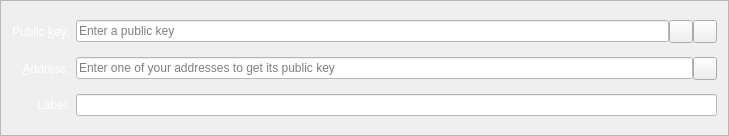
<?xml version="1.0" encoding="UTF-8"?>
<ui version="4.0">
 <class>MultisigAddressEntry</class>
 <widget class="QFrame" name="MultisigAddressEntry">
  <property name="geometry">
   <rect>
    <x>0</x>
    <y>0</y>
    <width>729</width>
    <height>136</height>
   </rect>
  </property>
  <property name="windowTitle">
   <string>Form</string>
  </property>
  <property name="styleSheet">
   <string notr="true">color: rgb(255, 255, 255);</string>
  </property>
  <property name="frameShape">
   <enum>QFrame::StyledPanel</enum>
  </property>
  <property name="frameShadow">
   <enum>QFrame::Sunken</enum>
  </property>
  <layout class="QGridLayout" name="gridLayout">
   <item row="0" column="0">
    <widget class="QLabel" name="pubkeyLabel">
     <property name="text">
      <string>Public &amp;key:</string>
     </property>
     <property name="alignment">
      <set>Qt::AlignRight|Qt::AlignTrailing|Qt::AlignVCenter</set>
     </property>
     <property name="buddy">
      <cstring>pubkey</cstring>
     </property>
    </widget>
   </item>
   <item row="0" column="1">
    <layout class="QHBoxLayout" name="pubkeyLayout">
     <property name="spacing">
      <number>0</number>
     </property>
     <item>
      <widget class="QValidatedLineEdit" name="pubkey">
       <property name="toolTip">
        <string>The public key of an address</string>
       </property>
       <property name="styleSheet">
        <string notr="true">background-color: rgb(255, 255, 255);
color: rgb(0, 0, 0);</string>
       </property>
       <property name="placeholderText">
        <string>Enter a public key</string>
       </property>
      </widget>
     </item>
     <item>
      <widget class="QToolButton" name="pasteButton">
       <property name="toolTip">
        <string>Paste public key from clipboard</string>
       </property>
       <property name="text">
        <string/>
       </property>
       <property name="icon">
        <iconset resource="../bitcoin.qrc">
         <normaloff>:/icons/editpaste</normaloff>:/icons/editpaste</iconset>
       </property>
       <property name="shortcut">
        <string>Alt+P</string>
       </property>
      </widget>
     </item>
     <item>
      <widget class="QToolButton" name="deleteButton">
       <property name="toolTip">
        <string>Remove this public key</string>
       </property>
       <property name="text">
        <string/>
       </property>
       <property name="icon">
        <iconset resource="../bitcoin.qrc">
         <normaloff>:/icons/remove</normaloff>:/icons/remove</iconset>
       </property>
      </widget>
     </item>
    </layout>
   </item>
   <item row="1" column="0">
    <widget class="QLabel" name="addressLabel">
     <property name="text">
      <string>&amp;Address:</string>
     </property>
     <property name="alignment">
      <set>Qt::AlignRight|Qt::AlignTrailing|Qt::AlignVCenter</set>
     </property>
     <property name="buddy">
      <cstring>address</cstring>
     </property>
    </widget>
   </item>
   <item row="1" column="1">
    <layout class="QHBoxLayout" name="addressLayout">
     <property name="spacing">
      <number>0</number>
     </property>
     <item>
      <widget class="QValidatedLineEdit" name="address">
       <property name="enabled">
        <bool>true</bool>
       </property>
       <property name="toolTip">
        <string>Address associated to the public key</string>
       </property>
       <property name="styleSheet">
        <string notr="true">background-color: rgb(255, 255, 255);
color: rgb(0, 0, 0);</string>
       </property>
       <property name="placeholderText">
        <string>Enter one of your addresses to get its public key</string>
       </property>
      </widget>
     </item>
     <item>
      <widget class="QToolButton" name="addressBookButton">
       <property name="toolTip">
        <string>Choose address from address book</string>
       </property>
       <property name="text">
        <string/>
       </property>
       <property name="icon">
        <iconset resource="../bitcoin.qrc">
         <normaloff>:/icons/address-book</normaloff>:/icons/address-book</iconset>
       </property>
       <property name="shortcut">
        <string>Alt+A</string>
       </property>
      </widget>
     </item>
    </layout>
   </item>
   <item row="2" column="0">
    <widget class="QLabel" name="labelLabel">
     <property name="text">
      <string>Label:</string>
     </property>
     <property name="alignment">
      <set>Qt::AlignRight|Qt::AlignTrailing|Qt::AlignVCenter</set>
     </property>
    </widget>
   </item>
   <item row="2" column="1">
    <widget class="QValidatedLineEdit" name="label">
     <property name="enabled">
      <bool>true</bool>
     </property>
     <property name="toolTip">
      <string>Address associated to the public key</string>
     </property>
     <property name="styleSheet">
      <string notr="true">background-color: rgb(255, 255, 255);
color: rgb(0, 0, 0);</string>
     </property>
     <property name="readOnly">
      <bool>true</bool>
     </property>
    </widget>
   </item>
  </layout>
 </widget>
 <customwidgets>
  <customwidget>
   <class>QValidatedLineEdit</class>
   <extends>QLineEdit</extends>
   <header>qvalidatedlineedit.h</header>
  </customwidget>
 </customwidgets>
 <resources>
  <include location="../bitcoin.qrc"/>
 </resources>
 <connections/>
</ui>
